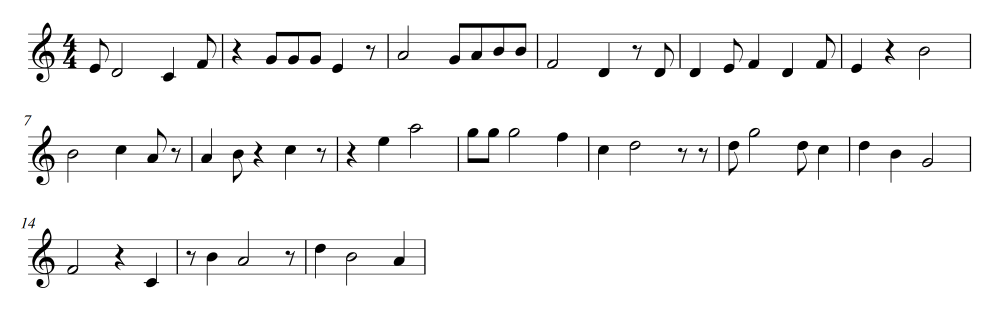
#> input picture resource/synthetic/syn01_c44_basic/page1.png, 1987 x 620 px (shown at 1/2 size); its folder holds only this picture in this run
$ python -i modules.py   (imports and definitions only)
#> lines starting #> are read from the running program, lines starting #| are printed output that depends on the picture; after the words box and inside, x2 and y2 are one past the last pixel; in counts of white or black regions, pixels touching at a corner belong together
#> further down, picture is the input picture: shape (620, 1987, 3); mean B, G, R 242.7, 242.7, 242.7
### omr/functions.py
# functions.py
# ---------------------------------------------------------------------------
# 악보 인식에 사용되는 기본(저수준) 이미지 처리 함수 모음.
# 블로그 1단계(https://hackids.tistory.com/114)의 threshold 함수를 그대로 옮기고,
# 이후 단계에서 재사용할 수 있도록 약간의 유틸을 함께 정의한다.
# ---------------------------------------------------------------------------
import cv2
import numpy as np


def threshold(image):
    """이미지를 그레이스케일로 변환한 뒤 Otsu 이진화(반전)를 적용해 반환한다.

    OpenCV 계열 함수들은 '검은색 = 배경, 흰색 = 객체'로 인식하므로,
    THRESH_BINARY_INV 를 사용해 배경을 검은색, 오선/음표 등 객체를 흰색으로 만든다.

    Parameters
    ----------
    image : np.ndarray
        BGR 3채널 원본 이미지.

    Returns
    -------
    np.ndarray
        0/255 값을 갖는 1채널 이진 이미지.
    """
    image = cv2.cvtColor(image, cv2.COLOR_BGR2GRAY)
    ret, image = cv2.threshold(
        image, 127, 255, cv2.THRESH_BINARY_INV | cv2.THRESH_OTSU
    )
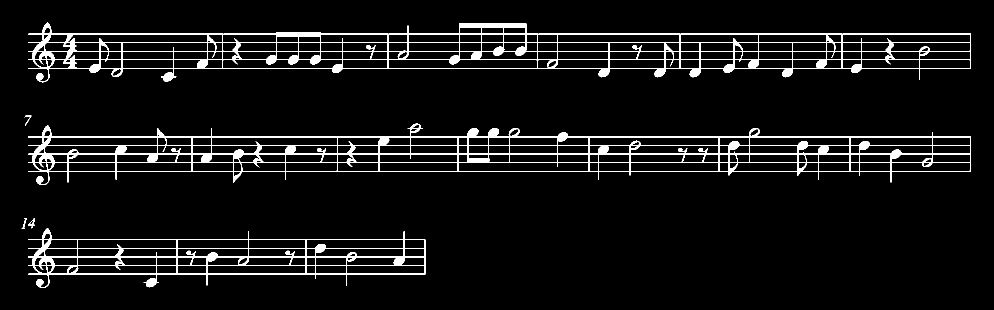
#> image: shape (620, 1987) (shown at 1/2 size); 5.3% white; 6 white regions, box (x1, y1, x2, y2) and area: (56, 247, 1942, 370) 27009, (56, 45, 1942, 165) 26316, (56, 457, 851, 576) 11218, (56, 436, 70, 457) 96, (43, 436, 53, 457) 65, (49, 231, 63, 251) 64
#> ret = 146
    return image


def remove_frame(image, ratio=0.95):
    """이진 이미지에서 '완전히 꽉 찬 가로/세로 선'(프레임 테두리)을 제거한다.

    이 프로젝트의 샘플(score.jpg)은 프로그램 '창을 캡처'한 이미지라서
    창 상단/하단 테두리, 타이틀바 경계선, 좌우 테두리 같은 '전 폭/전 높이를
    가득 채운 직선'이 포함되어 있다. 이런 선은 뒤 단계의 오선 검출에서
    오선으로 오인되므로 미리 제거한다.

    실제 오선은 음자리표·조표 등이 앞부분을 차지해 전 폭을 100% 채우지 못하므로
    (본 샘플에서 최대 약 93%), ratio(기본 0.95) 임계값으로 안전하게 구분된다.

    블로그 원본 알고리즘에는 없는 '샘플 이미지 보정'용 보강 처리이며,
    스캔/사진 형태의 교가 이미지처럼 테두리가 없는 입력에는 아무 영향이 없다.

    Parameters
    ----------
    image : np.ndarray
        1채널 이진 이미지.
    ratio : float
        가로선은 이미지 너비, 세로선은 이미지 높이의 이 비율 이상을 채웠을 때
        '프레임'으로 간주한다.

    Returns
    -------
    np.ndarray
        프레임선이 제거된 이진 이미지.
    """
    image = image.copy()
    h, w = image.shape
    counts_r = np.count_nonzero(image == 255, axis=1)
    counts_c = np.count_nonzero(image == 255, axis=0)
    # 창 테두리는 이미지 '양쪽 끝'까지 이어지지만, 오선은 음자리표 여백 때문에
    # 가장자리에서 시작하지 않는다. 여백 없이 잘린 악보(오선이 너비의 95%를
    # 넘는 경우)에서 오선을 테두리로 오인하지 않도록, '이미지 양쪽 가장자리
    # 3px 안에 픽셀이 닿아 있는' 선만 프레임으로 판정한다.
    touch_lr = (image[:, :3].any(axis=1)) & (image[:, -3:].any(axis=1))
    touch_tb = (image[:3, :].any(axis=0)) & (image[-3:, :].any(axis=0))
    full_rows = (counts_r >= w * ratio) & touch_lr
    full_cols = (counts_c >= h * ratio) & touch_tb
    image[full_rows, :] = 0     # 꽉 찬 가로 프레임선 제거
    image[:, full_cols] = 0     # 꽉 찬 세로 프레임선 제거
    return image


# ===========================================================================
# 4단계(객체 검출)용 보조 함수 — 블로그 https://hackids.tistory.com/117
# ===========================================================================

# 정규화 시 사용한 오선 간격 기준값. normalization(standard=10)과 일치시켜야 한다.
STANDARD = 10


# [27 lines left out: functions weighted, closing, put_text, not called in this run]


def get_center(y, h):
    """세로 범위 [y, y+h] 의 중앙 y좌표를 돌려준다(객체가 속한 보표 판별용)."""
    return (y + y + h) / 2


# ===========================================================================
# 5단계(객체 분석)용 — 직선 검출 / 음표 기둥 검출
#   블로그 https://hackids.tistory.com/118
# ===========================================================================

VERTICAL = True      # 세로 방향 탐색
HORIZONTAL = False   # 가로 방향 탐색


# [144 lines left out: functions get_line, stem_detection, count_rect_pixels, count_pixels_part, not called in this run]

### omr/modules.py
# modules.py
# ---------------------------------------------------------------------------
# 악보 인식의 '단계(step)' 단위 처리를 담는 모듈.
# 각 단계는 하나의 함수로 구현하며, 입력/출력 모두 numpy 이미지를 사용해
# 파이프라인에서 연쇄적으로 호출할 수 있도록 한다.
#
# [1단계] 보표 영역 추출 및 그 외 노이즈 제거
#   - 블로그 https://hackids.tistory.com/114 의 remove_noise 를 구현.
# [2단계] 오선 제거
#   - 블로그 https://hackids.tistory.com/115 의 remove_staves 를 구현.
# [3단계] 악보 이미지 정규화
#   - 블로그 https://hackids.tistory.com/116 의 normalization 을 구현.
# [보강] 잡티(작은 객체) 제거 — remove_small_objects
#   - 오선 제거 과정에서 음표 근처에 남는 1~5px 파편을 정리한다.
# [4단계] 객체 검출
#   - 블로그 https://hackids.tistory.com/117 의 object_detection 을 구현.
# [5단계] 객체 분석 (음표 기둥·방향 특징 추출)
#   - 블로그 https://hackids.tistory.com/118 의 object_analysis 를 구현.
# [6단계] 인식 과정 - 조표
#   - 블로그 https://hackids.tistory.com/119 의 recognition / recognize_key 를 구현.
# ---------------------------------------------------------------------------
import cv2
import numpy as np

from . import functions as fs
from . import recognition as rs

# 한 행이 '오선'으로 인정되기 위한 흰색 픽셀 비율 임계값(이미지 너비 대비).
STAFF_LINE_RATIO = 0.5
# 오선의 안티에일리어싱된 가장자리를 인정하는 행 통계 하한(실측: 순수 음표
# 내용 행은 폭의 1~12%, 오선 경계 행은 20%+ — 그 사이에서 넉넉히 잡는다).
STAFF_EDGE_RATIO = 0.22
# 확장된 경계 밖으로 '한 걸음 더' 두는 안전 여유(행). 안티에일리어싱은 이
# 여유 안에서 끝나지만, 박자표 숫자·기둥처럼 키 큰 내용은 이 여유 밖까지
# 이어지므로 걸러진다(열 단위 오선 제거 안전장치).
STAFF_EDGE_MARGIN = 2


def remove_noise(image, crop_frame=True):
    """1단계: 보표 영역만 남기고 제목/가사 등 노이즈를 제거한다.

    처리 순서
    ---------
    1) 이진화(threshold)
    2) 보표 영역만 추출하기 위한 검은 마스크 생성
    3) connectedComponentsWithStats 로 레이블링(객체 검출)
    4) 이미지 너비의 50% 이상을 차지하는 객체(=오선이 그려진 보표)만
       마스크에 '꽉 찬 사각형'으로 그려 넣는다.
    5) 원본 이진 이미지와 마스크를 AND 연산하여 보표 영역만 남긴다.

    Parameters
    ----------
    image : np.ndarray
        BGR 원본 이미지.

    Returns
    -------
    np.ndarray
        보표 영역만 남은 1채널 이진 이미지.
    """
    image = fs.threshold(image)                 # 이미지 이진화
    mask = np.zeros(image.shape, np.uint8)      # 보표 영역만 추출하기 위한 마스크

    # 레이블링(연결 요소 분석)
    cnt, labels, stats, centroids = cv2.connectedComponentsWithStats(image)
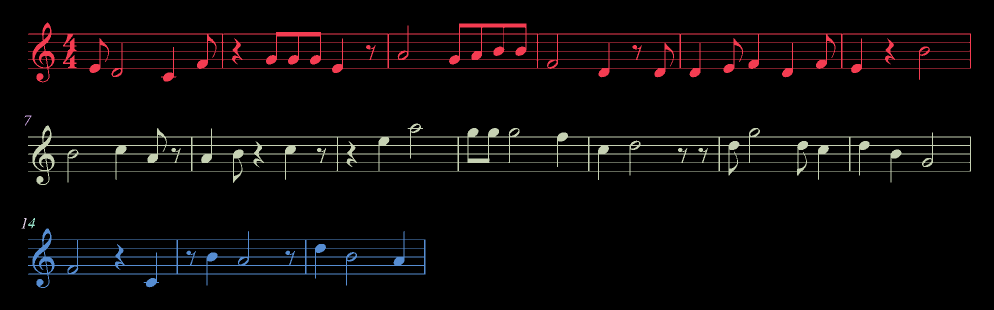
#> labels: shape (620, 1987) int32 (shown at 1/2 size); 7 distinct labels, from 0 to 6; one colour per label, 0 black
#> cnt = 7; stats = [[0, 0, 1987, 620, 1167172], [56, 45, 1886, 120, 26316], [49, 231, 14, 20, 64], [56, 247, 1886, 123, 27009], [43, 436, 10, 21, 65], [56, 436, 14, 21, 96], [56, 457, 795, 119, 11218]]; centroids = [[1001.1, 312.3], [927.5, 102.6], [55.36, 237.3], [954.5, 302.2], [48.58, 446.3], [63.95, 446.7], [420.5, 519.3]]
    for i in range(1, cnt):                     # 0번은 배경이므로 제외
        x, y, w, h, area = stats[i]
        if w > image.shape[1] * 0.5:            # 너비가 전체의 50% 이상인 객체 = 보표
            cv2.rectangle(mask, (x, y, w, h), (255, 0, 0), -1)  # 안을 채운 사각형
#> this loop made 6 passes
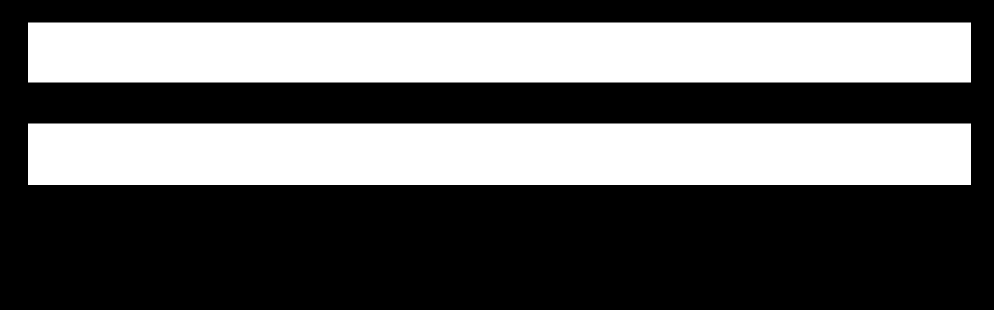
#> mask: shape (620, 1987) (shown at 1/2 size); 37.2% white; 2 white regions, box (x1, y1, x2, y2) and area: (56, 247, 1942, 370) 231978, (56, 45, 1942, 165) 226320

    masked_image = cv2.bitwise_and(image, mask)  # 보표 영역만 추출
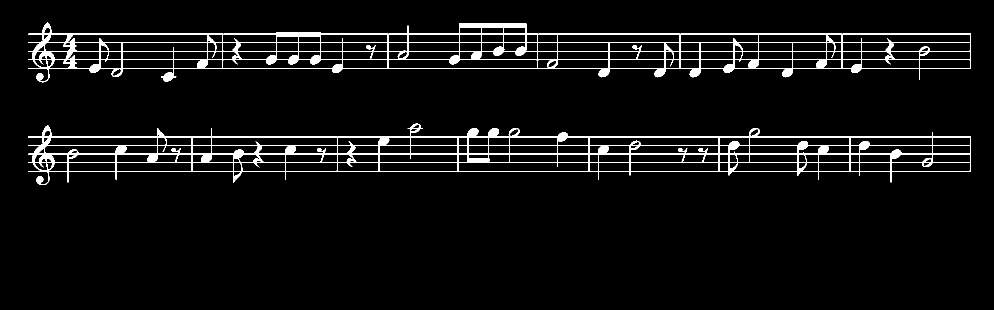
#> masked_image: shape (620, 1987) (shown at 1/2 size); 4.3% white; 2 white regions, box (x1, y1, x2, y2) and area: (56, 247, 1942, 370) 27009, (56, 45, 1942, 165) 26316

    # [보강] 샘플이 '창 캡처' 이미지라 창 테두리/타이틀바 경계선이 남는다.
    # 이 완전한 가로/세로 프레임선은 다음 단계에서 오선으로 오인되므로 제거한다.
    # (테두리가 없는 스캔/사진 악보에는 영향 없음)
    if crop_frame:
        masked_image = fs.remove_frame(masked_image)
#> in remove_frame, `counts_r = np.count_nonzero(image == 255, axis=1)`: counts_r = 620 values, max 1886 at index 68, min 0 at index 0, mean 86.01
#> in remove_frame, `counts_c = np.count_nonzero(image == 255, axis=0)`: counts_c = 1987 values, max 140 at index 1940, min 0 at index 0, mean 26.84

    return masked_image


# [570 lines left out: functions get_horizontal_histogram, remove_staves, _filter_staff_groups, normalization, remove_small_objects, remove_chord_symbols and 5 more, not called in this run]


# 보표별 박스 색상(BGR). 시각화에서 어느 객체가 어느 보표에 속하는지 구분용.
_LINE_COLORS = [
    (0, 0, 255),      # 빨강
    (0, 160, 0),      # 초록
    (255, 60, 0),     # 파랑
    (200, 0, 200),    # 보라
    (0, 140, 255),    # 주황
    (180, 120, 0),    # 청록
]


# [352 lines left out: functions _find_lyric_gap, object_detection, object_analysis, recognition, not called in this run]


# 박자 코드(절댓값) → 4분음표 단위 길이. 음수(점음표)는 1.5배.
_BEAT_LEN = {1: 4.0, 2: 2.0, 4: 1.0, 8: 0.5, 16: 0.25, 32: 0.125}


# [407 lines left out: functions beat_length, detect_voltas, detect_barlines, detect_barline_types, measure_validation, not called in this run]

>>> import cv2
>>> picture = cv2.imread('../resource/synthetic/syn01_c44_basic/page1.png')
>>> result = remove_noise(picture)
